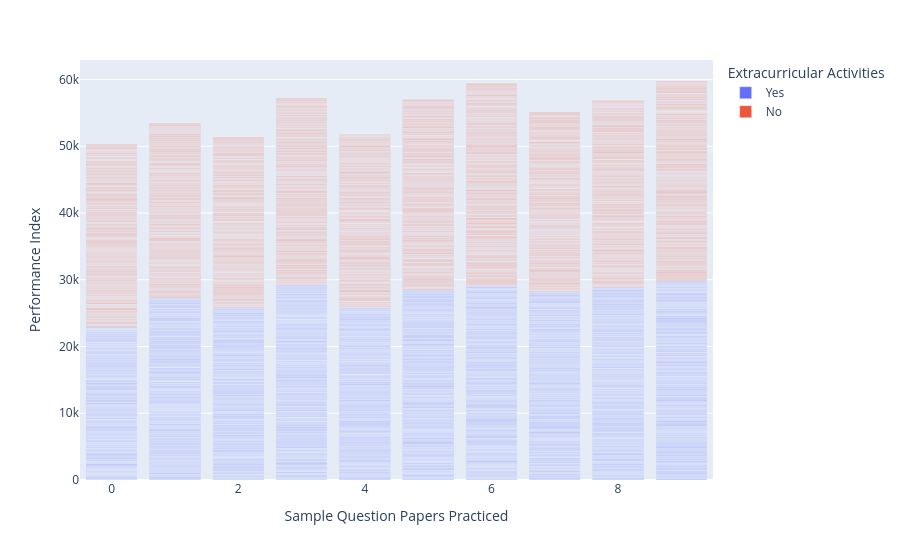

The notebook cell saved with this chart:
### Code cell
fig = px.bar(df,x=df["Sample Question Papers Practiced"],y=df["Performance Index"],color=df["Extracurricular Activities"]
             )

fig.show()

### Figure 1 — Plotly figure (JSON) as saved in the notebook; plotly's stock layout.template omitted (floating-point values rounded to 4 significant figures; data arrays with more than 128 entries replaced by an {"elided": "..."} marker saying what was removed)
{"data": [{"hovertemplate": "Extracurricular Activities=Yes<br>Sample Question Papers Practiced=%{x}<br>Performance Index=%{y}<extra></extra>", "legendgroup": "Yes", "marker": {"color": "#636efa", "pattern": {"shape": ""}}, "name": "Yes", "orientation": "v", "showlegend": true, "textposition": "auto", "type": "bar", "x": {"elided": "4948 int values"}, "xaxis": "x", "y": {"elided": "4948 float values"}, "yaxis": "y"}, {"hovertemplate": "Extracurricular Activities=No<br>Sample Question Papers Practiced=%{x}<br>Performance Index=%{y}<extra></extra>", "legendgroup": "No", "marker": {"color": "#EF553B", "pattern": {"shape": ""}}, "name": "No", "orientation": "v", "showlegend": true, "textposition": "auto", "type": "bar", "x": {"elided": "5052 int values"}, "xaxis": "x", "y": {"elided": "5052 float values"}, "yaxis": "y"}], "layout": {"barmode": "relative", "legend": {"title": {"text": "Extracurricular Activities"}, "tracegroupgap": 0}, "margin": {"t": 60}, "xaxis": {"anchor": "y", "domain": [0, 1], "title": {"text": "Sample Question Papers Practiced"}}, "yaxis": {"anchor": "x", "domain": [0, 1], "title": {"text": "Performance Index"}}}}
